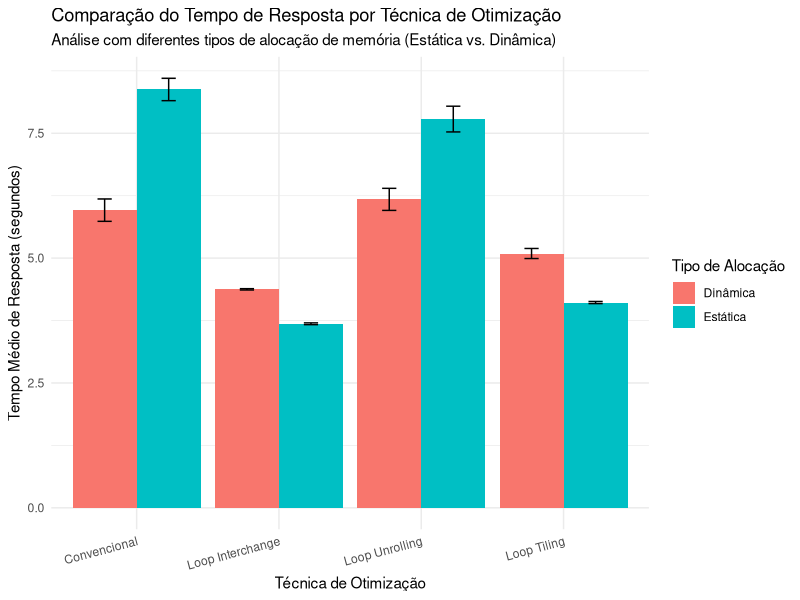

This chart was generated by the following R code:
# script meu. gera gráfico com tempo médio de resposta por técnica de otimização (alocação dinâmica e estática)

# se não tiver o ggplot2 instalado, remover o '#' da linha abaixo
# install.packages("ggplot2")
library(ggplot2)

# cria um dataframe com os dados coletados
dados <- data.frame(
  # coluna com o nome completo do experimento
  Experimento = c(
    "Convencional Estatico", "Convencional Dinamico",
    "Loop Interchange Estatico", "Loop Interchange Dinamico",
    "Loop Unrolling Estatico", "Loop Unrolling Dinamico",
    "Loop Tiling Estatico", "Loop Tiling Dinamico"
  ),
  # coluna separando apenas a técnica de otimização
  Tecnica = factor(c(
    "Convencional", "Convencional",
    "Loop Interchange", "Loop Interchange",
    "Loop Unrolling", "Loop Unrolling",
    "Loop Tiling", "Loop Tiling"
  ), levels = c("Convencional", "Loop Interchange", "Loop Unrolling", "Loop Tiling")), # Define a ordem no gráfico
  # coluna separando o tipo de alocação
  Alocacao = c(
    "Estática", "Dinâmica", "Estática", "Dinâmica",
    "Estática", "Dinâmica", "Estática", "Dinâmica"
  ),
  # coluna com o tempo médio de execução
  TempoMedio = c(
    8.376, 5.960, 3.6852, 4.3742, 7.784, 6.176, 4.1110, 5.092
  ),
  # coluna com a margem de erro
  MargemErro = c(
    0.224, 0.224, 0.0179, 0.0133, 0.258, 0.221, 0.0212, 0.101
  )
)

# gera o gráfico
grafico_tempo <- ggplot(dados, aes(x = Tecnica, y = TempoMedio, fill = Alocacao)) +
  # cria as barras. 'stat="identity"' usa os valores da coluna TempoMedio
  # 'position=position_dodge()' coloca as barras "Estática" e "Dinâmica" lado a lado
  geom_bar(stat = "identity", position = position_dodge()) +
  
  # adiciona as barras de erro para o intervalo de confiança
  # ymin e ymax são os limites inferior e superior do intervalo
  geom_errorbar(
    aes(ymin = TempoMedio - MargemErro, ymax = TempoMedio + MargemErro),
    width = 0.2, # largura das "hastes" da barra de erro
    position = position_dodge(0.9) # alinha as barras de erro com as barras correspondentes
  ) +
  
  # adiciona os rótulos e títulos do gráfico
  labs(
    title = "Comparação do Tempo de Resposta por Técnica de Otimização",
    subtitle = "Análise com diferentes tipos de alocação de memória (Estática vs. Dinâmica)",
    x = "Técnica de Otimização",
    y = "Tempo Médio de Resposta (segundos)",
    fill = "Tipo de Alocação" # Título da legenda
  ) +
  
  # aplica tema visual ao gráfico
  theme_minimal() +
  
  # melhora a legibilidade dos rótulos do eixo X se eles forem longos
  theme(axis.text.x = element_text(angle = 15, hjust = 1))

# exibe o gráfico
print(grafico_tempo)

# para salvar o gráfico, fazer isso manualmente com o que foi gerado na execução
# por algum motivo, quando tento salvar automático, fica num caminho errado. melhor copiar para onde quer que fique